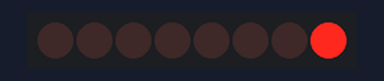
The sketch below on a simulated Arduino Uno, built with avr-gcc and run on an emulated ATmega328P. Parts: 8 shift-register outputs drawn as a row of LEDs (first output left, lit = HIGH). Wiring (inferred from the names in the program): shift register (74HC595): data pin 12; shift clock pin 9; latch pin 11. Wiring (inferred from the signals the program sends): row of LEDs: on Q0, Q1, Q2, Q3, Q4, Q5, Q6, Q7.

Above: at 0.05 s.
At 0.95 s:
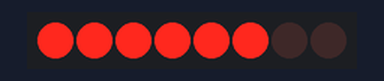
At 1.85 s:
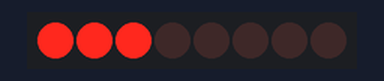
At 3.65 s:
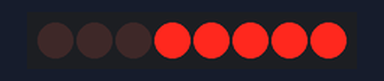
At 5.55 s:
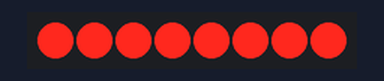
At 7.25 s:
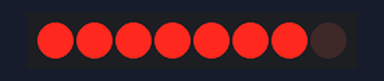
Timing chart, 0 to 7.5 s (numbered marks = the images above):
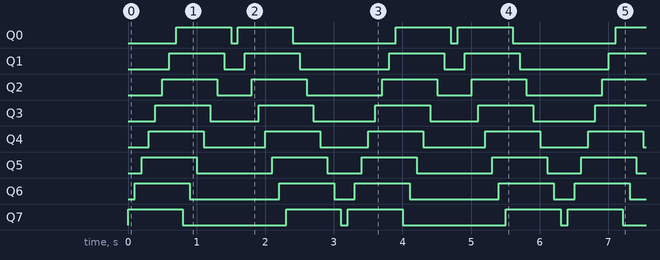

The sketch:

_8LEDLightShow_July_19th_2018.ino
```cpp
int latchPin = 11;
int clockPin = 9;
int dataPin = 12;

byte leds = 0;

void setup() {
pinMode(latchPin,OUTPUT);
pinMode(dataPin,OUTPUT);
pinMode(clockPin,OUTPUT);

}

void switchUpdate(){
  digitalWrite(latchPin,LOW);
  shiftOut(dataPin,clockPin,LSBFIRST,leds);
  digitalWrite(latchPin,HIGH);
}

void rowFill1(){
  leds = 0;
  switchUpdate();
  for(int i = 0;i<8;i++){
    bitSet(leds,i);
    switchUpdate();
    delay(100);
  }
}

void rowUnFill1(){
  leds = 255;
  switchUpdate();
  for(int k = 0;k<8;k++){
    bitClear(leds,k);
    switchUpdate();
    delay(100);
  }
}

void rowFill2(){
  leds = 128;
  switchUpdate();
  for(int l = 7;l>=0;l--){
    bitSet(leds,l);
    switchUpdate();
    delay(100);
  }
}

void rowUnFill2() {
  leds = 255;
  switchUpdate();
  for(int n = 7;n>=0;n--){
    bitClear(leds,n);
    switchUpdate();
    delay(100);
  }
}

void loop() {
 rowFill1();
 rowUnFill1();
 rowFill2();
 rowUnFill2();
}
```

Measured:
- by itself, Q0: repeats every 3.2 s: LOW 0.10 s, HIGH 0.80 s, LOW 1.5 s, HIGH 0.80 s
- by itself, Q1: repeats every 3.2 s: LOW 0.30 s, HIGH 0.80 s, LOW 1.3 s, HIGH 0.80 s
- by itself, Q2: repeats every 3.2 s: LOW 0.50 s, HIGH 0.80 s, LOW 1.1 s, HIGH 0.80 s
- by itself, Q3: repeats every 3.2 s: LOW 0.70 s, HIGH 0.80 s, LOW 0.90 s, HIGH 0.80 s
- by itself, Q4: repeats every 3.2 s: LOW 0.90 s, HIGH 0.80 s, LOW 0.70 s, HIGH 0.80 s
- by itself, Q5: repeats every 3.2 s: LOW 1.1 s, HIGH 0.80 s, LOW 0.50 s, HIGH 0.80 s
- by itself, Q6: repeats every 3.2 s: LOW 1.3 s, HIGH 0.80 s, LOW 0.30 s, HIGH 0.80 s
- by itself, Q7: repeats every 3.2 s: LOW 1.5 s, HIGH 0.80 s, LOW 0.10 s, HIGH 0.80 s
